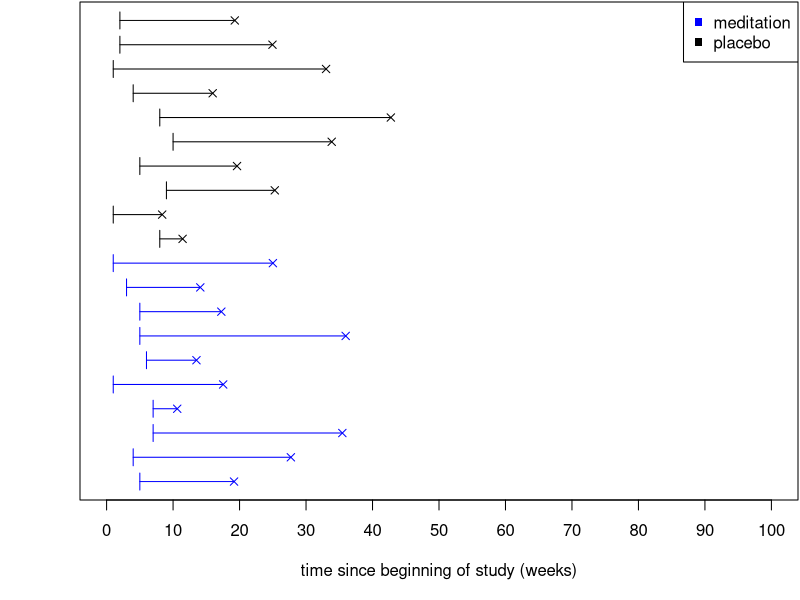
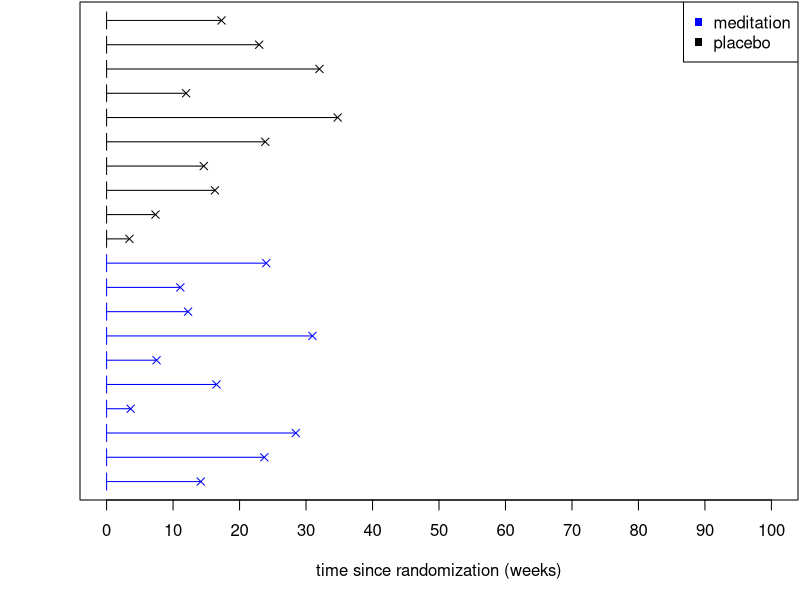
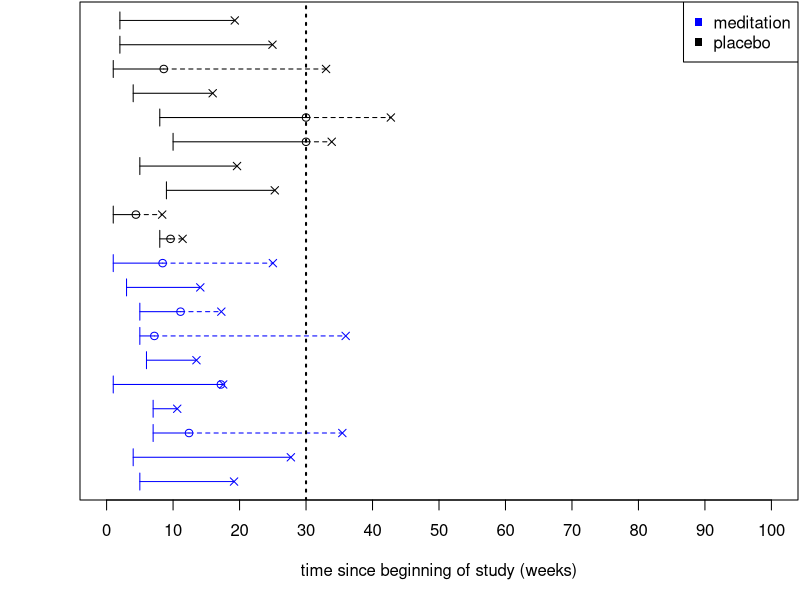
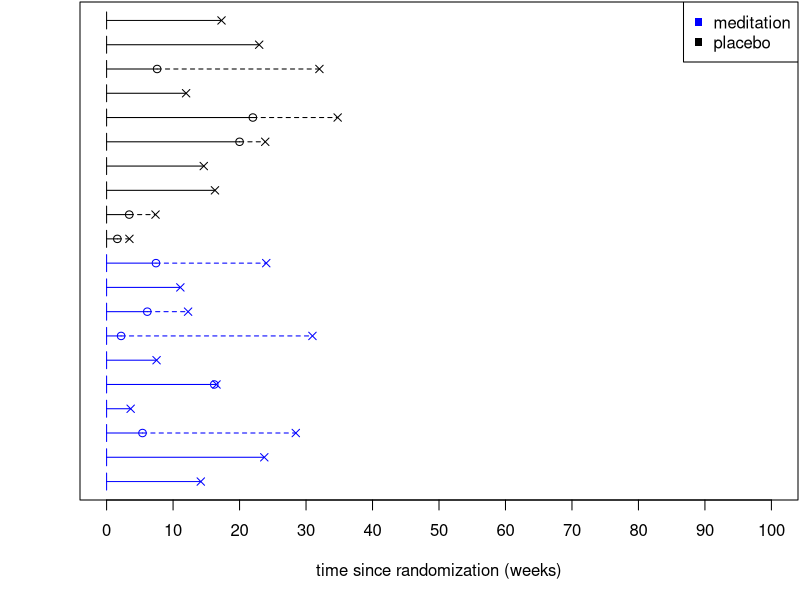
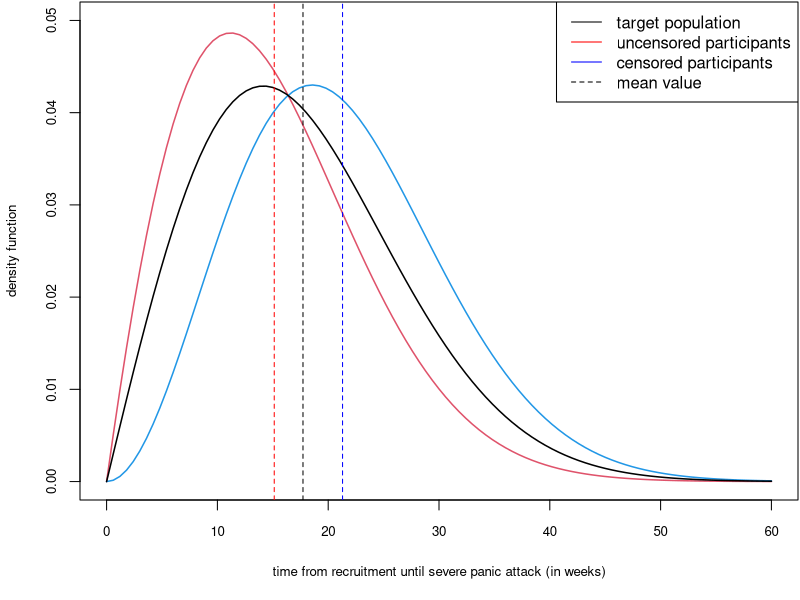

The R script that drew these images, in order:
# code for chap 3, meditation example

## parameters
n <- 200 # sample size
study_end <- 40 # number of weeks to observe all events
shape_placebo <- 2
scale_placebo <- 20
shape_tx <- shape_placebo
scale_tx <- 15
rate_dropout <- 30
n_weeks_in_study <- 30

## generate some times to first severe panic attack, along with treatment assignment
gen_data <- function(n, study_end, shape_placebo, scale_placebo, shape_tx, rate_tx, rate_dropout, n_weeks_in_study) {
  ## randomly assign treatment or placebo
  rows <- sample(1:n, n/2)
  tx <- rep(0, n)
  tx[rows] <- 1
  
  ## calculate event times
  event_times_placebo <- rweibull(n/2, shape_placebo, scale_placebo)
  event_times_tx <- rweibull(n/2, shape_tx, scale_tx)
  event_times <- rep(NA, n)
  event_times[rows] <- event_times_tx
  event_times[-rows] <- event_times_placebo
  
  ## calculate censoring times
  censor_times <- rexp(n, 1/rate_dropout)
  
  ## calculate enrollment times
  enroll_times <- sample(1:10, n, replace = TRUE)
  
  event_times_2 <- event_times + enroll_times
  censor_times_2 <- censor_times + enroll_times
  censor_times_3 <- pmin(censor_times_2, n_weeks_in_study)

  obs_time <- pmin(censor_times_2, event_times_2, n_weeks_in_study) - enroll_times
  
  ## compare to get events
  events <- as.numeric(event_times == obs_time)
  return(data.frame(tx = tx, event_times = event_times_2, censor_times = censor_times_3, enroll_times = enroll_times, event = events, obs_time = obs_time))
}

## generate some data
set.seed(4747)
dat <- gen_data(n, study_end, shape_placebo, scale_placebo, shape_tx, scale_tx, rate_dropout, n_weeks_in_study)
head(dat)

## look at only some of them
paste(round(subset(dat, tx == 1)$event_times[1:8] - subset(dat, tx == 1)$enroll_times[1:8], 2), collapse = " & ")
paste(round(subset(dat, tx == 0)$event_times[1:8] - subset(dat, tx == 0)$enroll_times[1:8], 2), collapse = " & ")

## get a subset of the data, for plotting
sub_tx <- subset(dat, tx == 1)[1:10, ]
sub_placebo <- subset(dat, tx == 0)[1:10, ]
sub_dat <- data.frame(tx = c(rep(1, 10), rep(0, 10)), event_times = c(sub_tx$event_times, sub_placebo$event_times),
                             censor_times = c(sub_tx$censor_times, sub_placebo$censor_times),
                             enroll_times = c(sub_tx$enroll_times, sub_placebo$enroll_times),
                            obs_times = c(sub_tx$obs_time, sub_placebo$obs_time),
                            events = c(sub_tx$event, sub_placebo$event))

fig_width <- 1024
fig_height <- 1024
fig_res <- 200


## plot with enrollment shift
png("lecture/chapter_3/figs/meditation_observed_study_time.png", width = fig_width, height = fig_height, units = "px", res = fig_res)
par(mar = c(5, 4, 0.1, 0.1))
plot(sub_dat$event_times, 1:20, pch = 4, col = ifelse(sub_dat$tx == 1, "blue", "black"),
     axes = FALSE, ylab = "", xlab = "time since beginning of study (weeks)",
     xlim = c(0, 100))
# make lines from enrollment time to now
arrows(x0 = sub_dat$enroll_times, y0 = 1:20,
       x1 = sub_dat$event_times, y1 = 1:20,
       col = ifelse(sub_dat$tx == 1, "blue", "black"),
       length = 0)
arrows(x0 = sub_dat$enroll_times, y0 = 1:20 - 0.35,
       x1 = sub_dat$enroll_times, y1 = 1:20 + 0.35,
       col = ifelse(sub_dat$tx == 1, "blue", "black"),
       length = 0)
axis(side = 1, at = seq(0, 100, 10))
box()
legend("topright", legend = c("meditation", "placebo"), col = c("blue", "black"), pch = 15)
dev.off()

# plot with time since randomization
png("lecture/chapter_3/figs/meditation_observed_rand_time.png", width = fig_width, height = fig_height, units = "px", res = fig_res)
par(mar = c(5, 4, 0.1, 0.1))
plot(sub_dat$event_times - sub_dat$enroll_times, 1:20, pch = 4, col = ifelse(sub_dat$tx == 1, "blue", "black"),
     axes = FALSE, ylab = "", xlab = "time since randomization (weeks)",
     xlim = c(0, 100))
# make lines from enrollment time to now
arrows(x0 = 0, y0 = 1:20,
       x1 = sub_dat$event_times - sub_dat$enroll_times, y1 = 1:20,
       col = ifelse(sub_dat$tx == 1, "blue", "black"),
       length = 0)
arrows(x0 = 0, y0 = 1:20 - 0.35,
       x1 = 0, y1 = 1:20 + 0.35,
       col = ifelse(sub_dat$tx == 1, "blue", "black"),
       length = 0)
axis(side = 1, at = seq(0, 100, 10))
box()
legend("topright", legend = c("meditation", "placebo"), col = c("blue", "black"), pch = 15)
dev.off()

## plot with censoring (circle at censoring time); since beginning of study
png("lecture/chapter_3/figs/meditation_censored_study_time.png", width = fig_width, height = fig_height, units = "px", res = fig_res)
par(mar = c(5, 4, 0.1, 0.1))
## plot event times
plot(sub_dat$event_times, 1:20, pch = 4, col = ifelse(sub_dat$tx == 1, "blue", "black"),
     axes = FALSE, ylab = "", xlab = "time since beginning of study (weeks)",
     xlim = c(0, 100))
## plot censoring times, only for those people who had one before the event
censor_first <- sub_dat$censor_times < sub_dat$event_times
points(sub_dat$censor_times[censor_first], (1:20)[censor_first], col = ifelse(sub_dat$tx == 1, "blue", "black")[censor_first])
# make lines from enrollment time to now; solid until first one
arrows(x0 = sub_dat$enroll_times, y0 = 1:20,
       x1 = pmin(sub_dat$event_times, sub_dat$censor_times), y1 = 1:20,
       col = ifelse(sub_dat$tx == 1, "blue", "black"),
       length = 0)
arrows(x0 = sub_dat$enroll_times, y0 = 1:20 - 0.35,
       x1 = sub_dat$enroll_times, y1 = 1:20 + 0.35,
       col = ifelse(sub_dat$tx == 1, "blue", "black"),
       length = 0)
# add dashed lines from censoring to event
arrows(x0 = sub_dat$censor_times[censor_first], y0 = (1:20)[censor_first],
       x1 = sub_dat$event_times[censor_first], y1 = (1:20)[censor_first],
       col = ifelse(sub_dat$tx == 1, "blue", "black")[censor_first],
       length = 0, lty = 2)
# line at week 30 for administrative censoring
abline(v = 30, lty = 3, lwd = 2)
axis(side = 1, at = seq(0, 100, 10))
box()
legend("topright", legend = c("meditation", "placebo"), col = c("blue", "black"), pch = 15)
dev.off()

## plot with censoring (circle at censoring time); since randomization
## plot with censoring (circle at censoring time); since beginning of study
png("lecture/chapter_3/figs/meditation_censored_rand_time.png", width = fig_width, height = fig_height, units = "px", res = fig_res)
par(mar = c(5, 4, 0.1, 0.1))
## plot event times
plot(sub_dat$event_times - sub_dat$enroll_times, 1:20, pch = 4, col = ifelse(sub_dat$tx == 1, "blue", "black"),
     axes = FALSE, ylab = "", xlab = "time since randomization (weeks)",
     xlim = c(0, 100))
## plot censoring times, only for those people who had one before the event
censor_first <- sub_dat$censor_times < sub_dat$event_times
points(sub_dat$censor_times[censor_first] - sub_dat$enroll_times[censor_first], (1:20)[censor_first], col = ifelse(sub_dat$tx == 1, "blue", "black")[censor_first])
# make lines from enrollment time to now; solid until first one
arrows(x0 = 0, y0 = 1:20,
       x1 = pmin(sub_dat$event_times, sub_dat$censor_times) - sub_dat$enroll_times, y1 = 1:20,
       col = ifelse(sub_dat$tx == 1, "blue", "black"),
       length = 0)
arrows(x0 = 0, y0 = 1:20 - 0.35,
       x1 = 0, y1 = 1:20 + 0.35,
       col = ifelse(sub_dat$tx == 1, "blue", "black"),
       length = 0)
# add dashed lines from censoring to event
arrows(x0 = sub_dat$censor_times[censor_first] - sub_dat$enroll_times[censor_first], y0 = (1:20)[censor_first],
       x1 = sub_dat$event_times[censor_first] - sub_dat$enroll_times[censor_first], y1 = (1:20)[censor_first],
       col = ifelse(sub_dat$tx == 1, "blue", "black")[censor_first],
       length = 0, lty = 2)
# line at week 30 for administrative censoring
axis(side = 1, at = seq(0, 100, 10))
box()
legend("topright", legend = c("meditation", "placebo"), col = c("blue", "black"), pch = 15)
dev.off()

## look at only some of them
sub_dat$survobj <- survival::Surv(sub_dat$obs_times, sub_dat$events)
library(survival)
paste(print(subset(sub_dat, tx == 1)$survobj[1:8], digits = 2), collapse = " & ")
paste(print(subset(sub_dat, tx == 0)$survobj[1:8], digits = 2), collapse = " & ")

## density curve for overall, uncensored, censored
set.seed(5555)
target_pop <- rweibull(100000, 2, 20)
censoring <- rexp(100000, 1/rate_dropout) 

f_uncens<-function(x) return(dweibull(x,2,20)*(1-pexp(x,1/rate_dropout))/integrate(function(u) dweibull(u,2,20)*(1-pexp(u,1/rate_dropout)),0,+Inf)$value)
f_cens<-function(x) return(dweibull(x,2,20)*pexp(x,1/rate_dropout)/integrate(function(u) dweibull(u,2,20)*pexp(u,1/rate_dropout),0,+Inf)$value)

overall_mean <- 20*gamma(1+1/2)
uncensored_mean <- integrate(function(x) x*f_uncens(x),0,Inf)$value
censored_mean <- integrate(function(x) x*f_cens(x),0,Inf)$value

png("lecture/chapter_3/figs/meditation_density_versus_obs_time.png", width = fig_width, height = fig_height, units = "px", res = fig_res)
par(mar = c(5, 4, 0.1, 0.1))
curve(f_uncens,0,60,col=2,lwd=1.5,
      xlab="time from recruitment until severe panic attack (in weeks)",
      ylab="density function",cex.lab=0.8,cex.axis=0.8,ylim=c(0,0.05))
curve(f_cens,add=T,col=4,lwd=1.5,cex=0.8)
curve(dweibull(x,2,20),add=T,lwd=1.5,cex=0.8)
legend("topright", 
       legend = c("target population", "uncensored participants", "censored participants", "mean value"),
       col = c("black", "red", "blue", "black"),
       lty = c(1, 1, 1, 2))
abline(v = overall_mean, lty = 2)
abline(v = censored_mean, lty = 2, col = "blue")
abline(v = uncensored_mean, lty = 2, col = "red")
dev.off()
